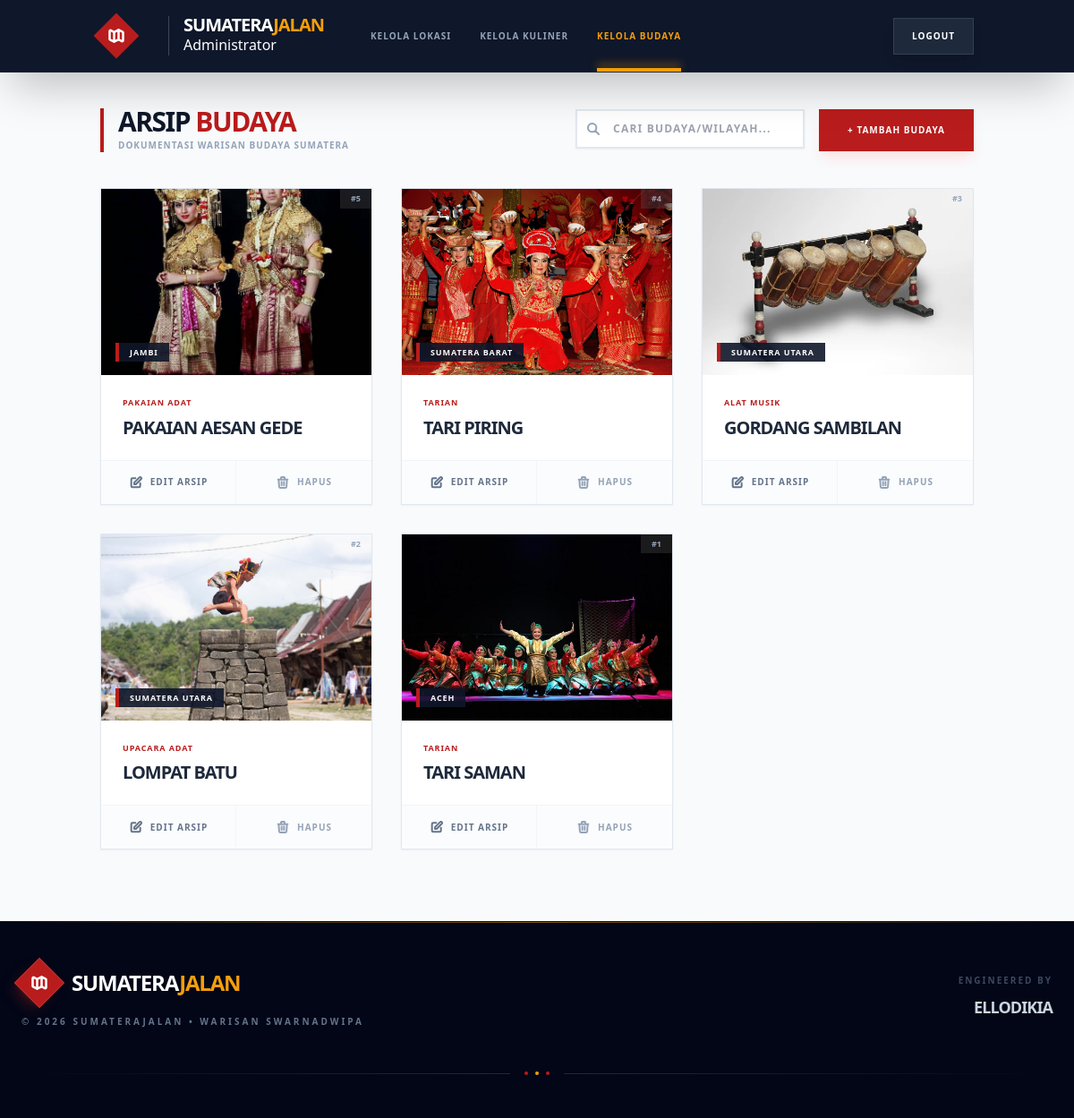
The page /admin/budaya_kelola.php on the database its author committed.
### tables this page shows
CREATE TABLE `budaya` (
  `id` int(11) NOT NULL,
  `nama_budaya` varchar(255) NOT NULL,
  `asal_provinsi_id` int(11) DEFAULT NULL,
  `kategori_budaya` enum('Tarian','Upacara Adat','Alat Musik','Pakaian Adat','Seni Pertunjukan') DEFAULT NULL,
  `deskripsi` text DEFAULT NULL,
  `foto` varchar(255) DEFAULT NULL
);

CREATE TABLE `provinsi` (
  `id` int(11) NOT NULL,
  `nama_provinsi` varchar(50) NOT NULL,
  `slug` varchar(50) NOT NULL,
  `ibu_kota` varchar(50) DEFAULT NULL,
  `foto_provinsi` varchar(255) DEFAULT NULL
);

### admin/budaya_kelola.php (the view, shortened to what this page needs)
<?php
require_once '../config/database.php';
$search = isset($_GET['q']) ? $_GET['q'] : '';
$query_str = "SELECT budaya.*, provinsi.nama_provinsi
              FROM budaya
              LEFT JOIN provinsi ON budaya.asal_provinsi_id = provinsi.id";
$query_str .= " ORDER BY budaya.id DESC";
$stmt = $pdo->prepare($query_str);
if ($search) {
    $stmt->execute(['search' => "%$search%"]);
} else {
    $stmt->execute();
}
$budaya = $stmt->fetchAll();
?>
<!DOCTYPE html>
<html lang="id">
<head>
    <script src="https://cdn.tailwindcss.com"></script>
</head>
<body class="bg-slate-50">
    <?php include '../includes/admin_nav.php'; ?>
    <main class="container mx-auto px-4 md:px-6">
        <div class="flex flex-col md:flex-row justify-between items-start md:items-center gap-6 mb-10 mt-8">
            <div class="border-l-4 border-red-700 pl-4">
                <h1 class="text-3xl font-black uppercase tracking-tighter text-slate-900 leading-none">
                    Arsip <span class="text-red-700">Budaya</span>
                </h1>
                <p class="text-[10px] font-bold text-slate-400 uppercase tracking-widest mt-1">Dokumentasi Warisan Budaya Sumatera</p>
            </div>
            <div class="flex flex-col md:flex-row gap-4 w-full md:w-auto">
                <form action="" method="GET" class="relative group">
                    <input type="text" name="q" value="<?= htmlspecialchars($search) ?>"
                           placeholder="Cari budaya/wilayah..."
                           class="w-full md:w-64 pl-10 pr-4 py-3 bg-white border-2 border-slate-200 outline-none focus:border-red-700 transition font-bold text-xs uppercase tracking-widest shadow-sm">
                    <svg class="w-4 h-4 absolute left-3 top-3.5 text-slate-400 group-focus-within:text-red-700" fill="none" stroke="currentColor" viewBox="0 0 24 24">
                        <path stroke-linecap="round" stroke-linejoin="round" stroke-width="3" d="M21 21l-6-6m2-5a7 7 0 11-14 0 7 7 0 0114 0z"></path>
                    </svg>
                </form>
                <a href="budaya_tambah.php" class="bg-red-700 text-white px-8 py-4 font-black uppercase tracking-widest text-[10px] text-center hover:bg-slate-900 transition shadow-lg shadow-red-100">
                    + Tambah Budaya
                </a>
            </div>
        </div>
        <?php if (empty($budaya)): ?>
            <div class="bg-white p-20 text-center border-2 border-dashed border-slate-200">
                <div class="flex flex-col items-center">
                    <svg class="w-16 h-16 text-slate-200 mb-4" fill="none" stroke="currentColor" viewBox="0 0 24 24">
                        <path stroke-linecap="round" stroke-linejoin="round" stroke-width="2" d="M12 6.253v13m0-13C10.832 5.477 9.246 5 7.5 5S4.168 5.477 3 6.253v13C4.168 18.477 5.754 18 7.5 18s3.332.477 4.5 1.253m0-13C13.168 5.477 14.754 5 16.5 5c1.747 0 3.332.477 4.5 1.253v13C19.832 18.477 18.247 18 16.5 18c-1.746 0-3.332.477-4.5 1.253"></path>
                    </svg>
                    <p class="text-slate-400 italic font-black uppercase tracking-widest text-xs">Belum ada arsip budaya yang ditemukan.</p>
                </div>
            </div>
        <?php else: ?>
            <div class="grid grid-cols-1 sm:grid-cols-2 lg:grid-cols-3 xl:grid-cols-4 gap-8">
                <?php foreach ($budaya as $b): ?>
                <div class="group bg-white border border-slate-200 hover:border-red-700 transition-all duration-300 flex flex-col shadow-sm hover:shadow-2xl overflow-hidden">
                    <div class="relative h-52 overflow-hidden bg-slate-100">
                        <img src="../assets/uploads/<?= $b['foto'] ?>"
                             class="w-full h-full object-cover  group-hover:grayscale-0 group-hover:scale-110 transition duration-700"
                             alt="<?= htmlspecialchars($b['nama_budaya']) ?>">
                        <div class="absolute bottom-4 left-4">
                            <span class="bg-slate-900/90 backdrop-blur-sm text-white px-3 py-1 text-[9px] font-black uppercase tracking-widest border-l-4 border-red-700">
                                <?= htmlspecialchars($b['nama_provinsi']) ?>
                            </span>
                        </div>
                        <div class="absolute top-0 right-0 bg-white/10 backdrop-blur-md text-slate-400 px-3 py-1 text-[9px] font-black">
                            #<?= $b['id'] ?>
                        </div>
                    </div>
                    <div class="p-6 flex-grow">
                        <span class="text-[9px] font-black text-red-700 uppercase tracking-widest mb-2 block">
                            <?= htmlspecialchars($b['kategori_budaya']) ?>
                        </span>
                        <h3 class="text-xl font-black text-slate-800 uppercase tracking-tighter leading-tight group-hover:text-red-700 transition">
                            <?= htmlspecialchars($b['nama_budaya']) ?>
                        </h3>
                    </div>
                    <div class="grid grid-cols-2 border-t border-slate-100 bg-slate-50/50">
                        <a href="budaya_edit.php?id=<?= $b['id'] ?>"
                           class="py-4 text-center text-[10px] font-black uppercase tracking-widest text-slate-500 hover:bg-slate-900 hover:text-white transition-all flex items-center justify-center gap-2 border-r border-slate-100">
                            <svg xmlns="http://www.w3.org/2000/svg" class="h-4 w-4" fill="none" viewBox="0 0 24 24" stroke="currentColor">
                                <path stroke-linecap="round" stroke-linejoin="round" stroke-width="3" d="M11 5H6a2 2 0 00-2 2v11a2 2 0 002 2h11a2 2 0 002-2v-5m-1.414-9.414a2 2 0 112.828 2.828L11.828 15H9v-2.828l8.586-8.586z" />
                            </svg>
                            Edit Arsip
                        </a>
                        <a href="budaya_hapus.php?id=<?= $b['id'] ?>"
                           onclick="return confirm('PERHATIAN: Data budaya ini akan dihapus permanen. Lanjutkan?')"
                           class="py-4 text-center text-[10px] font-black uppercase tracking-widest text-slate-400 hover:bg-red-700 hover:text-white transition-all flex items-center justify-center gap-2">
                            <svg xmlns="http://www.w3.org/2000/svg" class="h-4 w-4" fill="none" viewBox="0 0 24 24" stroke="currentColor">
                                <path stroke-linecap="round" stroke-linejoin="round" stroke-width="3" d="M19 7l-.867 12.142A2 2 0 0116.138 21H7.862a2 2 0 01-1.995-1.858L5 7m5 4v6m4-6v6m1-10V4a1 1 0 00-1-1h-4a1 1 0 00-1 1v3M4 7h16" />
                            </svg>
                            Hapus
                        </a>
                    </div>
                </div>
                <?php endforeach; ?>
            </div>
        <?php endif; ?>
    </main>
    <?php include '../includes/footer.php'; ?>
</body>
</html>

### rows shown on the page
budaya: foto+nama_budaya (picture), asal_provinsi.nama_provinsi "JAMBI", id "5", kategori_budaya "PAKAIAN ADAT", nama_budaya "PAKAIAN AESAN GEDE"
budaya: foto (picture), asal_provinsi.nama_provinsi "SUMATERA BARAT", id "4", kategori_budaya "TARIAN", nama_budaya "TARI PIRING"
budaya: foto+nama_budaya (picture), asal_provinsi.nama_provinsi "SUMATERA UTARA", id "3", kategori_budaya "ALAT MUSIK", nama_budaya "GORDANG SAMBILAN"
budaya: foto (picture), asal_provinsi.nama_provinsi "SUMATERA UTARA", id "2", kategori_budaya "UPACARA ADAT", nama_budaya "LOMPAT BATU"
budaya: foto (picture), asal_provinsi.nama_provinsi "ACEH", id "1", kategori_budaya "TARIAN", nama_budaya "TARI SAMAN"

### other values the page prints
$item[2] "KELOLA LOKASI"
$item[2] "KELOLA KULINER"
$item[2] "KELOLA BUDAYA"
